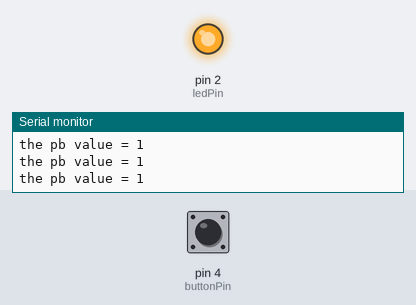
Recording of a sketch running on a simulated Arduino Uno, built with avr-gcc and run on an emulated ATmega328P. Shown: output pins drawn as LEDs (lit = HIGH), the last lines printed to the serial monitor. The test bench sets the inputs (shaded band); at power-on: pin 4 (buttonPin) LOW.

Above: at 1.2 s.
1.3 s: pin 4 (buttonPin) pulled HIGH for 0.15 s
At 1.4 s:
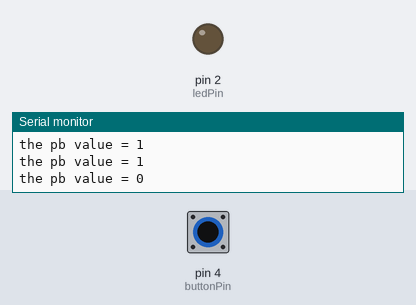
2.9 s: pin 4 (buttonPin) pulled HIGH for 3.2 s
At 6.9 s:
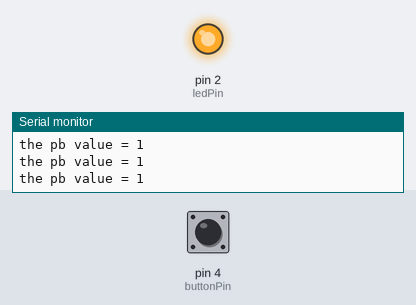
Timing chart, 0 to 8.4 s (numbered marks = the images above; inputs shaded):
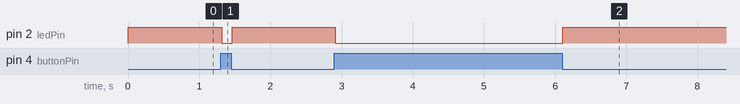

The sketch:

12_PB_Value_LED_SerialMonitor.ino
```cpp
/*
  PB Value and LED with Serial Monitor
  Use pinmode, set pin 4 as input(pushbutton), and set pin 2 as output (LED)
  It reads a digital input on pin 4 and prints the results to the Serial Monitor
  Use serial begin to start serial monitoring, and use serial.print or serial.println to print value
  LED on PB print value is 1
  LED off PB print value is 0
*/

//set pin numbers
const int ledPin = 2;
const int buttonPin = 4;

//change in variable
int buttonState = 0; //variable for reading pushbutton status

// the setup function runs once when you press reset or power the board
void setup() {

Serial.begin(9600); // start serial connection
pinMode(ledPin, OUTPUT); //initialize the LED pin as an output
pinMode(buttonPin, INPUT); //initialize the pushbutton pin as an input
}

// the loop routine runs over and over again forever
void loop() {

buttonState = digitalRead(buttonPin); //read state of pushbutton value

if (buttonState == HIGH)  {

digitalWrite(ledPin, LOW); //LED OFF
Serial.println("the pb value = 0"); // pushbutton print value
}

else  {

digitalWrite(ledPin, HIGH); //LED ON
Serial.println("the pb value = 1"); // pushbutton print value
}

}
```

Measured:
- after the input at 1.3 s, pin 2 (ledPin): HIGH → LOW at once, → HIGH 0.15 s later
- after the input at 2.9 s, pin 2 (ledPin): HIGH → LOW at once, → HIGH 3.2 s later
